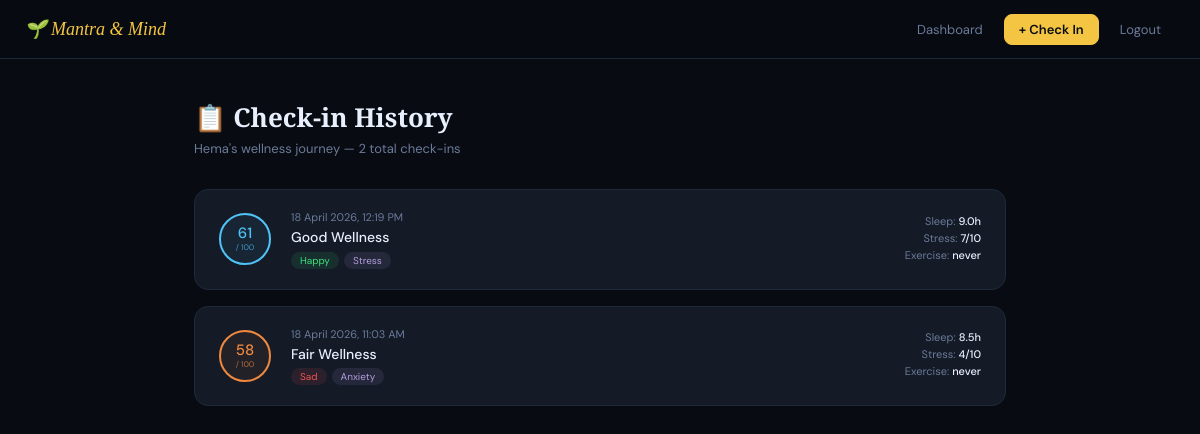
Page /history (signed in) on the earlier database version.
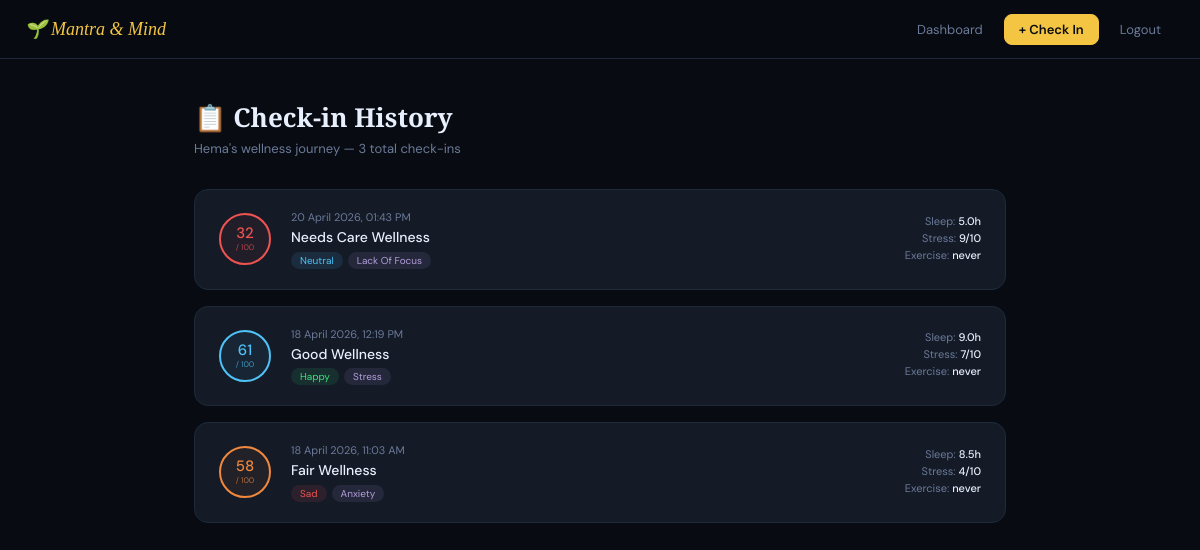
Same page on the later database version.
### app.py (models this page shows)
class User(db.Model):
    __tablename__ = 'users'
    id         = db.Column(db.Integer, primary_key=True)
    name       = db.Column(db.String(100), nullable=False)
    email      = db.Column(db.String(150), unique=True, nullable=False)
    password   = db.Column(db.String(256), nullable=False)
    created_at = db.Column(db.DateTime, default=datetime.utcnow)
    responses  = db.relationship('Response', backref='user', lazy=True)

class Response(db.Model):
    __tablename__ = 'responses'
    id             = db.Column(db.Integer, primary_key=True)
    user_id        = db.Column(db.Integer, db.ForeignKey('users.id'), nullable=False)
    struggles      = db.Column(db.String(300))
    sleep_hours    = db.Column(db.Float)
    stress_level   = db.Column(db.Integer)
    exercise_freq  = db.Column(db.String(50))
    mood           = db.Column(db.String(30))
    wellness_score = db.Column(db.Float)
    score_category = db.Column(db.String(20))
    timestamp      = db.Column(db.DateTime, default=datetime.utcnow)

### app.py (the view)
@app.route('/history')
@login_required
def history():
    user  = User.query.get(session['user_id'])
    all_r = Response.query.filter_by(user_id=user.id).order_by(Response.timestamp.desc()).all()
    for r in all_r:
        r.struggles_list = json.loads(r.struggles) if r.struggles else []
    return render_template('history.html', user=user, responses=all_r)

### app.py (called while the page is built)
def login_required(f):
    @wraps(f)
    def decorated(*args, **kwargs):
        if 'user_id' not in session:
            flash('Please log in first.', 'warning')
            return redirect(url_for('login'))
        return f(*args, **kwargs)
    return decorated

### templates/history.html (shortened to what this page needs)
<!DOCTYPE html>
<html lang="en">
<head>
</head>
<body>
<nav>
  <div class="brand">🌱 Mantra & Mind</div>
  <div style="display:flex;gap:6px">
    <a href="/dashboard" class="nl">Dashboard</a>
    <a href="/checkin" class="nl cta">+ Check In</a>
    <a href="/logout" class="nl">Logout</a>
  </div>
</nav>
<div class="main">
  <div class="ph">
    <h1>📋 Check-in History</h1>
    <p>{{ user.name }}'s wellness journey — {{ responses|length }} total check-ins</p>
  </div>
  {% if responses %}
    {% for r in responses %}
    <div class="hi">
      <div class="sc {{ r.score_category }}">
        <div class="sn">{{ r.wellness_score|round|int }}</div>
        <div class="ss">/ 100</div>
      </div>
      <div>
        <div class="hd">{{ r.timestamp.strftime('%d %B %Y, %I:%M %p') }}</div>
        <div class="ht">{{ r.score_category.replace('-',' ').title() }} Wellness</div>
        <div class="pills">
          <span class="pill pill-{{ r.mood }}">{{ r.mood.title() }}</span>
          {% for s in r.struggles_list %}<span class="pill pill-s">{{ s.replace('_',' ').title() }}</span>{% endfor %}
        </div>
      </div>
      <div class="hs">
        <div class="hst">Sleep: <strong>{{ r.sleep_hours }}h</strong></div>
        <div class="hst">Stress: <strong>{{ r.stress_level }}/10</strong></div>
        <div class="hst">Exercise: <strong>{{ r.exercise_freq }}</strong></div>
      </div>
    </div>
    {% endfor %}
  {% endif %}
</div>
</body>
</html>

### templates/history.html (style rules this page uses)
*,*::before,*::after { box-sizing:border-box;margin:0;padding:0 }
:root { --bg:#080C12;--card:#141B27;--border:#1E2A3A;--gold:#F4C542;--text:#E8F0FE;--muted:#6B7A99;--green:#3EE07A;--blue:#4FC3F7;--orange:#F0883E;--red:#EF5350;--purple:#B39DDB }
body { background:var(--bg);color:var(--text);font-family:'DM Sans',sans-serif;min-height:100vh }
nav { position:sticky;top:0;z-index:100;background:rgba(8,12,18,.92);backdrop-filter:blur(14px);border-bottom:1px solid var(--border);display:flex;align-items:center;justify-content:space-between;padding:.85rem 1.5rem }
.brand { font-family:'Playfair Display',serif;font-size:18px;color:var(--gold);font-style:italic }
.nl { padding:6px 14px;border-radius:8px;font-size:13px;color:var(--muted);text-decoration:none;border:1px solid transparent;transition:all .2s }
.nl.cta { background:var(--gold);color:#080C12;font-weight:600;border-color:var(--gold) }
.main { max-width:860px;margin:0 auto;padding:2.5rem 1.5rem }
.ph h1 { font-family:'Playfair Display',serif;font-size:26px;color:var(--text);margin-bottom:.3rem }
.ph p { font-size:13px;color:var(--muted);margin-bottom:2rem }
.hi { background:var(--card);border:1px solid var(--border);border-radius:14px;padding:1.25rem 1.5rem;margin-bottom:1rem;display:grid;grid-template-columns:auto 1fr auto;gap:1.25rem;align-items:center;transition:border-color .2s }
.sc { width:52px;height:52px;border-radius:50%;display:flex;align-items:center;justify-content:center;flex-direction:column;border:2px solid;flex-shrink:0 }
.sc .sn { font-size:15px;font-weight:500;line-height:1 }
.sc .ss { font-size:8px;opacity:.7;margin-top:1px }
.sc.good { border-color:var(--blue);color:var(--blue);background:rgba(79,195,247,.06) }
.sc.fair { border-color:var(--orange);color:var(--orange);background:rgba(240,136,62,.06) }
.sc.needs-care { border-color:var(--red);color:var(--red);background:rgba(239,83,80,.06) }
.hd { font-size:11px;color:var(--muted);margin-bottom:.25rem }
.ht { font-size:14px;color:var(--text);font-weight:500 }
.pills { display:flex;flex-wrap:wrap;gap:5px;margin-top:.35rem }
.pill { padding:2px 9px;border-radius:10px;font-size:10px }
.pill-happy { background:rgba(62,224,122,.1);color:var(--green) }
.pill-neutral { background:rgba(79,195,247,.1);color:var(--blue) }
.pill-sad { background:rgba(239,83,80,.1);color:var(--red) }
.pill-s { background:rgba(179,157,219,.1);color:var(--purple) }
.hs { text-align:right;flex-shrink:0 }
.hst { font-size:11px;color:var(--muted);margin-bottom:3px }
.hst strong { color:var(--text);font-weight:500 }

Differences in the rows shown:
added Response: wellness_score "32", timestamp "20 April 2026, 01:43 PM", score_category.replace "Needs Care", mood "Neutral", replace "Lack Of Focus", sleep_hours "5.0", stress_level "9", exercise_freq "never"
Other differences:
{{ responses|length }}: "2" → "3"
